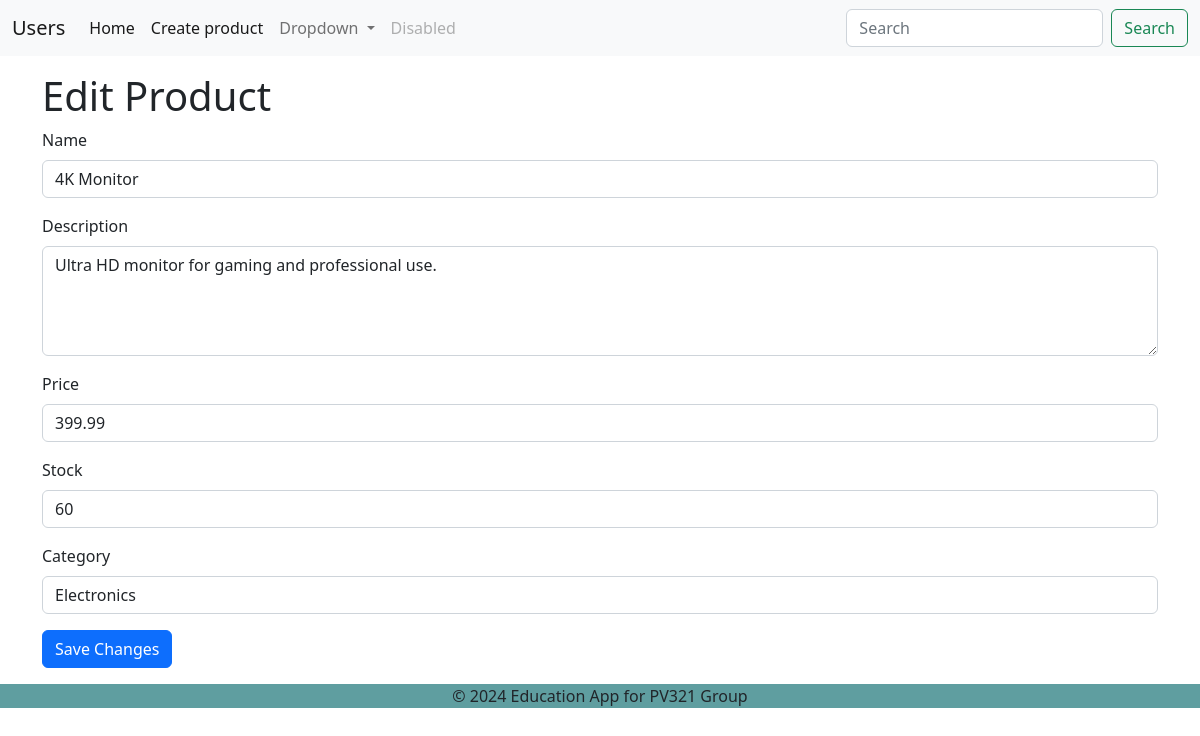
/products/edit/6, run on an earlier commit of the app's database.
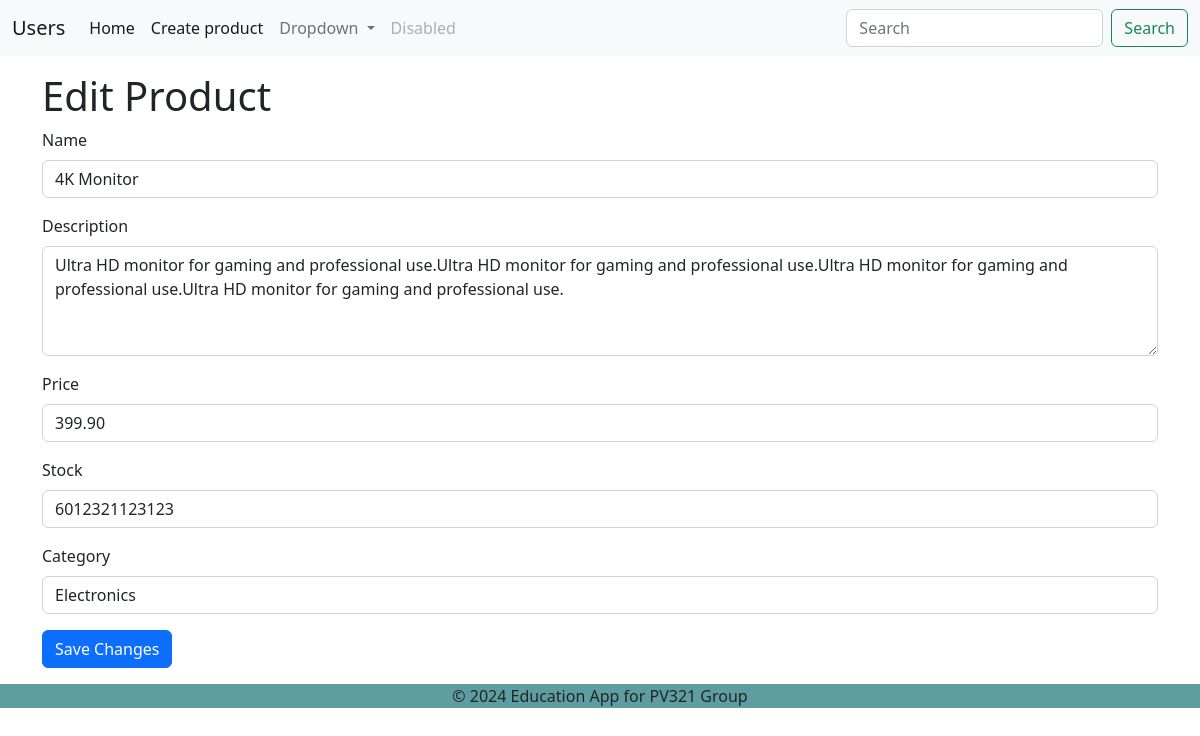
And on a later commit of the database.
### products/models.py (models this page shows, shortened)
class Product(models.Model):
    name = models.CharField(max_length=255)
    description = models.TextField()
    price = models.DecimalField(max_digits=10, decimal_places=2)
    stock = models.PositiveIntegerField()
    category = models.CharField(max_length=255)

### products/views.py (the view)
# urls.py: path("edit/<int:id>", views.edit, name="edit"),
def edit(request, id):
    product = Product.objects.get(id=id)
    if product is None:
        return HttpResponse("User not found")
    form = EditProduct(instance=product)
    if request.method == "POST":
        form = CreateProduct(request.POST, instance=product)
        if form.is_valid():
            form.save()
            return redirect("/products/list")
    return render(request, "edit.html", {"form": form})

### products/forms/edit.py
class EditProduct(forms.ModelForm):
    class Meta:
        model = Product
        fields = "__all__"  # all User model fields

### products/templates/edit.html (shortened to what this page needs)
{% extends "index.html" %}
{% block header %}Edit Product{% endblock %}
{% block content %}
<form method="post">
    <div class="mb-3">
        <label class="form-label">Name</label>
        <input type="text" name="name" class="form-control" value="{{ form.name.value }}" required>
    </div>
    <div class="mb-3">
        <label class="form-label">Description</label>
        <textarea name="description" class="form-control" rows="4" required>{{ form.description.value }}</textarea>
    </div>
    <div class="mb-3">
        <label class="form-label">Price</label>
        <input type="number" name="price" class="form-control" step="0.01" value="{{ form.price.value }}" required>
    </div>
    <div class="mb-3">
        <label class="form-label">Stock</label>
        <input type="number" name="stock" class="form-control" value="{{ form.stock.value }}" required>
    </div>
    <div class="mb-3">
        <label class="form-label">Category</label>
        <input type="text" name="category" class="form-control" value="{{ form.category.value }}" required>
    </div>
    <div>
        <button type="submit" class="btn btn-primary">Save Changes</button>
    </div>
</form>
{% endblock %}

What changed in the data, as far as the page shows it:
changed Product "4K Monitor": description "Ultra HD monitor for gaming and professional use." → "…for gaming and professional use.Ultra HD monitor for gaming and professional use.Ultra HD monitor for gaming and professional use.Ultra HD monitor for gaming and professional use."; price "399.99" → "399.90"
Also different on the page:
form field stock: "60" → "6012321123123"
